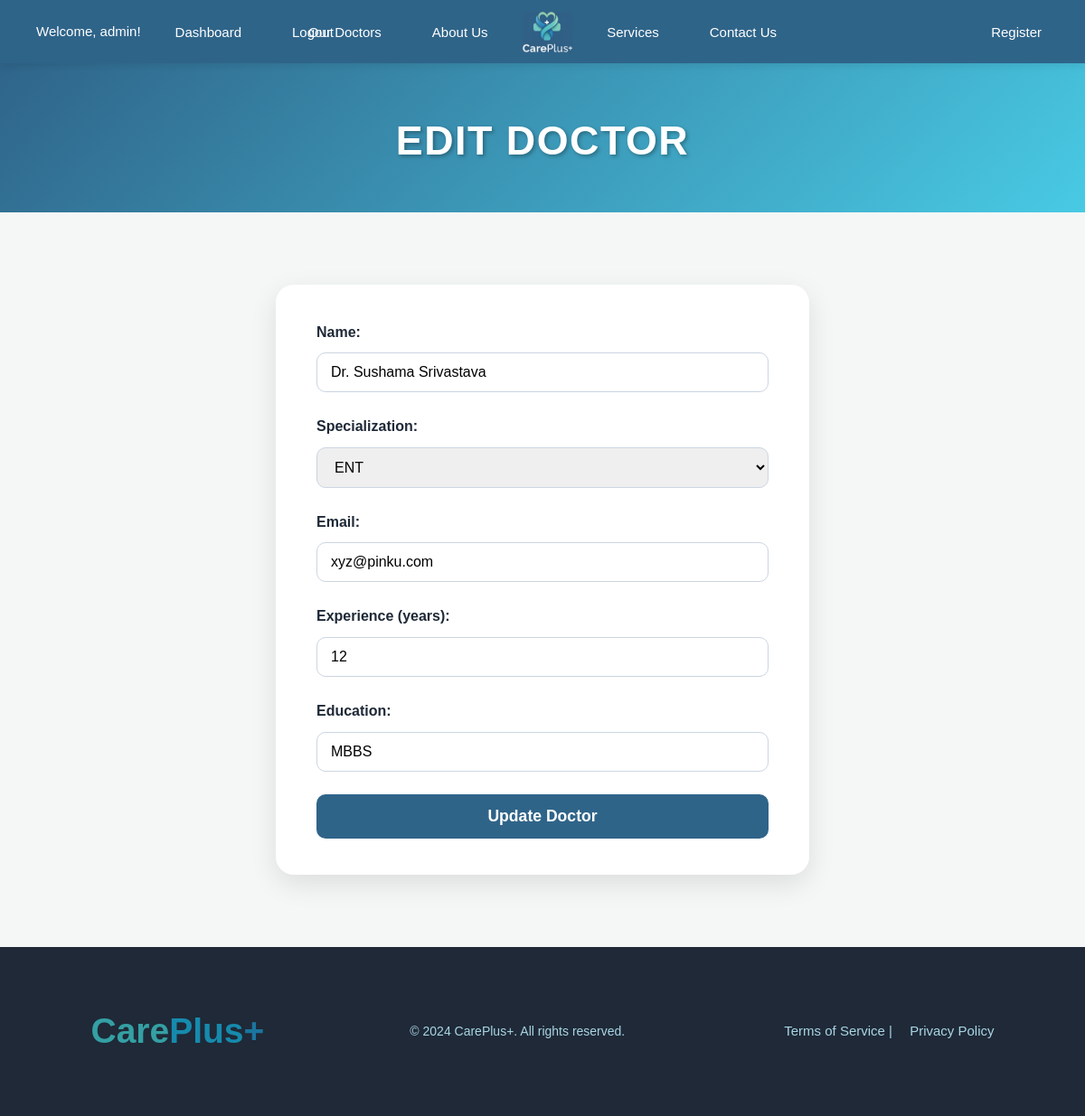
The page /edit_doctor/1 (signed in) on the database its author committed.
### app/models.py (models this page shows)
class Doctor(UserMixin, db.Model):
    id = db.Column(db.Integer, primary_key=True)
    name = db.Column(db.String(150), nullable=False)
    specialization_id = db.Column(db.Integer, db.ForeignKey('specialization.id', ondelete='CASCADE'), nullable=False)
    email = db.Column(db.String(150), unique=True, nullable=False)
    username = db.Column(db.String(150), unique=True, nullable=False)
    password = db.Column(db.String(150), nullable=False)
    experience = db.Column(db.Integer, nullable=False)
    added_on = db.Column(db.DateTime, default=datetime.utcnow)
    education = db.Column(db.String(250))
    blacklisted = db.Column(db.Boolean, default=False)
    slots = db.relationship('DoctorSlot', backref='doctor', cascade='all, delete-orphan', passive_deletes=True)
    appointments = db.relationship('Appointment', backref='doctor', cascade='all, delete-orphan', passive_deletes=True)

class specialization(db.Model):
    id = db.Column(db.Integer, primary_key=True)
    name = db.Column(db.String(150), unique=True, nullable=False)
    about = db.Column(db.Text, nullable=False)
    doctors = db.relationship('Doctor', backref='specialization', cascade='all, delete-orphan')

### app/routes.py (the view)
    @app.route('/edit_doctor/<int:doctor_id>', methods=['GET'])
    def edit_doctor(doctor_id):
        if 'admin_id' not in session:
            return redirect(url_for('admin_login'))
        doctor = Doctor.query.get_or_404(doctor_id)
        specializations = specialization.query.all()
        return render_template('edit_doc.html', doctor=doctor, specializations=specializations)

### templates/edit_doc.html
{% extends 'base.html' %}
{% block content %}
<div class="topic">
  <h1>Edit Doctor</h1>
</div>
<div class="form">
  <form action="{{ url_for('edit_doctor', doctor_id=doctor.id) }}" method="post">
    <label for="name">Name:</label>
    <input type="text" id="name" name="name" value="{{ doctor.name }}" required>
    <label for="specialization_id">Specialization:</label>
    <select id="specialization_id" name="specialization_id" required>
      {% for spec in specializations %}
        <option value="{{ spec.id }}"
          {% if doctor.specialization_id == spec.id %} selected {% endif %}>
          {{ spec.name }}
        </option>
      {% endfor %}
    </select>
    <label for="email">Email:</label>
    <input type="email" id="email" name="email" value="{{ doctor.email }}" required>
    <label for="experience">Experience (years):</label>
    <input type="number" id="experience" name="experience" value="{{ doctor.experience }}" required>
    <label for="education">Education:</label>
    <input type="text" id="education" name="education" value="{{ doctor.education }}">
    <button type="submit">Update Doctor</button>
  </form>
</div>
{% endblock %}

### static/css/style.css (style rules this page uses)
body { font-family: 'Montserrat', sans-serif; margin: 0; padding: 0; background-color: #f4f7f6; color: #343a40; line-height: 1.6; }
.topic { background: linear-gradient(135deg, #2f6489 0%, #48cae4 100%); padding: 50px 0 35px 0; text-align: center; color: #ffffff; position: relative; overflow: hidden; }
.topic h1 { font-size: 2.8em; color: #ffffff; margin: 0 0 8px 0; font-weight: 900; letter-spacing: 1.5px; text-transform: uppercase; text-shadow: 2px 2px 4px rgba(0, 0, 0, 0.3); }
.form, .login { max-width: 500px; margin: 80px auto; padding: 40px 45px; background-color: #ffffff; border-radius: 20px; box-shadow: 0 10px 30px rgba(0, 0, 0, 0.1); }
.form label, .login label { display: block; margin-bottom: 10px; color: #1F2937; font-weight: 600; font-size: 1em; }
.form input, .form textarea, .form select, .login input, .login textarea, .login select { width: 100%; padding: 12px 15px; margin-bottom: 25px; border: 1px solid #cbd5e1; border-radius: 10px; font-size: 1em; transition: border-color 0.3s ease, box-shadow 0.3s ease; box-sizing: border-box; }
.form button:not(.btn-cancel), .login button:not(.btn-cancel) { width: 100%; padding: 14px; border: none; border-radius: 10px; background: #2f6489; color: white; font-size: 1.1em; font-weight: 700; cursor: pointer; transition: background 0.3s ease, transform 0.2s ease; }

### rows shown on the page
Doctor: name "Dr. Sushama Srivastava", specialization_id "ENT", email "xyz@pinku.com", experience "12", education "MBBS"

### other values the page prints
{{ session['admin_username'] }} "admin"
